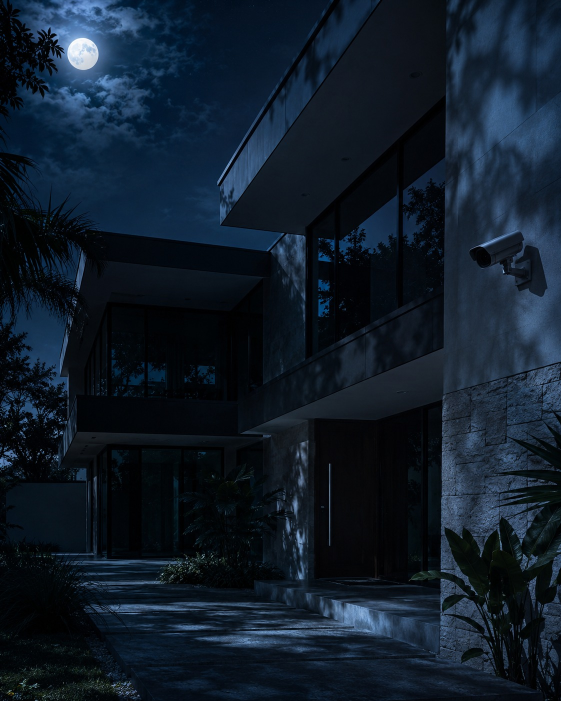
#> input picture automacao/planob/img_1120/capa_apagao.jpg, 1122 x 1402 px, given in place of Logo_MOVE_com_automação_e_segurança.png, which was not available (shown at 1/2 size)
$ python troca_imagens_1120.py
#> lines starting #> are read from the running program, lines starting #| are printed output that depends on the picture
### automacao/scripts/premium.py
"""Premium (alto padrão) layout: full-bleed realistic photo, serif title, minimal text."""
import sys
from PIL import Image, ImageDraw, ImageFont, ImageFilter, ImageEnhance

FD = '/home/claude/fonts/'
SERIF = FD + 'Playfair-400-normal.ttf'; SERIF_I = FD + 'Playfair-400-italic.ttf'
SANS_L = '/usr/share/fonts/opentype/inter/Inter-Light.otf'; SANS_M = '/usr/share/fonts/opentype/inter/Inter-Medium.otf'
CREAM = (244, 240, 232); MINT = (84, 223, 174); SUB = (205, 198, 186)
LOGO = Image.open('/mnt/user-data/uploads/Logo_MOVE_com_automação_e_segurança.png').convert('RGBA')
LOGO = LOGO.crop(LOGO.getchannel('A').point(lambda v: 255 if v > 8 else 0).getbbox())

def grade(im):
    im = ImageEnhance.Contrast(im).enhance(1.06)
    im = ImageEnhance.Color(im).enhance(0.92)
    im = im.filter(ImageFilter.UnsharpMask(radius=1.6, percent=60, threshold=2))
    return im

def cover(im, w, h, focus_y=0.5):
    r = max(w / im.width, h / im.height)
    im = im.resize((round(im.width * r), round(im.height * r)), Image.LANCZOS)
    x = (im.width - w) // 2; y = int((im.height - h) * focus_y)
    return im.crop((x, y, x + w, y + h))

def shade(im, top=0.0, bottom=0.78, start=0.45):
    w, h = im.size
    g = Image.new('L', (1, h))
    for y in range(h):
        t = y / h
        a = top * max(0, 1 - t / 0.25) + bottom * max(0, (t - start) / (1 - start)) ** 1.6
        g.putpixel((0, y), int(255 * min(1, a)))
    layer = Image.new('RGB', (w, h), (8, 10, 9))
    return Image.composite(layer, im, g.resize((w, h)))

def tracked(d, x, y, text, font, fill, track, center_w=None):
    tw = sum(d.textlength(c, font=font) + track for c in text) - track
    if center_w: x = (center_w - tw) / 2
    for c in text:
        d.text((x, y), c, font=font, fill=fill); x += d.textlength(c, font=font) + track
    return tw

SANS_MED = '/usr/share/fonts/opentype/inter/Inter-Medium.otf'
KICK = (110, 235, 190)

def soft_shadow(im, draw_fn, blur=10, alpha=200):
    layer = Image.new('RGBA', im.size, (0, 0, 0, 0)); draw_fn(ImageDraw.Draw(layer), (0, 0, 0, alpha))
    base = im.convert('RGBA'); base.alpha_composite(layer.filter(ImageFilter.GaussianBlur(blur)))
    return base.convert('RGB')

def logo(im, x, y, width, align='left'):
    l = LOGO.resize((width, round(LOGO.height * width / LOGO.width)), Image.LANCZOS)
    if align == 'center': x = (im.width - width) // 2
    im.paste(l, (int(x), int(y)), l)

# [36 lines left out: functions feed, story, not called in this run]

# [5 lines that do not run on import are left out]

### automacao/scripts/carrossel_3d.py
"""Carrossel/story premium a partir de quadros 3D (1080x1350 / 1080x1920). Uso: importar slide()/story3d()."""
import sys, os
sys.path.insert(0, os.path.dirname(os.path.abspath(__file__)))
from premium import shade, grade, cover, logo, tracked, soft_shadow, SERIF, SANS_L, SANS_MED, CREAM, KICK, SUB
from PIL import Image, ImageDraw, ImageFont
VERM = (255, 92, 80)

def _txt(im, y0, num, kick, lines, body, W, ft_size, cor_num=KICK):
    ft = ImageFont.truetype(SERIF, ft_size); fk = ImageFont.truetype(SANS_MED, 26); fb = ImageFont.truetype(SANS_L, 32)
    def draw(dd, col):
        y = y0
        if num: dd.text((90, y - 6), num, font=ImageFont.truetype(SERIF, 64), fill=col or cor_num); y += 84
        tracked(dd, 92, y, kick, fk, col or KICK, 7); y += 58
        for ln in lines: dd.text((86, y), ln, font=ft, fill=col or CREAM); y += int(ft_size * 1.18)
        return y
    im = soft_shadow(im, lambda dd, c: draw(dd, c), 12, 230)
    d = ImageDraw.Draw(im); y = draw(d, None)
    if body:
        d.line([(92, y + 24), (172, y + 24)], fill=(150, 140, 125), width=1)
        yy = y + 46
        for ln in body.split('|'): d.text((92, yy), ln, font=fb, fill=SUB); yy += 44
    return im

def slide(foto, num, kick, lines, body, out, n=None, total=None, focus=0.5, cor_num=KICK):
    W, H = 1080, 1350
    im = shade(grade(cover(foto, W, H, focus)), top=0.35, bottom=0.96, start=0.35)
    logo(im, 0, 60, 150, 'center')
    nb = len(body.split('|')) if body else 0
    y0 = H - 140 - int(76 * 1.18) * len(lines) - 58 - (84 if num else 0) - nb * 44
    im = _txt(im, y0, num, kick, lines, body, W, 76, cor_num)
    d = ImageDraw.Draw(im)
    if n: tracked(d, 0, H - 64, f'{n}/{total}   ·   @move.s.a', ImageFont.truetype(SANS_L, 20), (160, 152, 140), 5, W)
    im.save(out, quality=94); return im

def story3d(foto, kick, lines, body, out, focus=0.5, extra=None):
    W, H = 1080, 1920
    im = shade(grade(cover(foto, W, H, focus)), top=0.45, bottom=0.97, start=0.42)
    logo(im, 0, 120, 220, 'center')
    im = _txt(im, 1180, None, kick, lines, body, W, 92)
    d = ImageDraw.Draw(im)
    if extra:  # botões de enquete
        fb = ImageFont.truetype(SANS_MED, 40); x = 92
        for lab in extra:
            w = d.textlength(lab, font=fb) + 80
            d.rounded_rectangle([x, 1700, x + w, 1790], 45, outline=KICK, width=3); d.text((x + 40, 1722), lab, font=fb, fill=CREAM); x += w + 30
    tracked(d, 0, H - 90, "@move.s.a", ImageFont.truetype(SANS_L, 24), (170, 162, 150), 7, W)
    im.save(out, quality=94); return im

### automacao/planob/troca_imagens_1120.py
"""20/11: carrossel 'Faltou luz' e enquete 15h refeitos sem repetir o mesmo quadro 3D (pedido do João 17/11).
Imagens novas do ChatGPT em automacao/planob/img_1120/. Slide 6 (obra real) mantido."""
import sys, os
R = os.path.abspath(os.path.dirname(__file__) + '/../..'); sys.path.insert(0, R + '/automacao/scripts')
from carrossel_3d import slide, story3d, VERM
from premium import KICK
from PIL import Image
I = R + '/automacao/planob/img_1120/'; OUT = R + '/fila/2026-11-20/'
def f(n): return Image.open(I + n).convert('RGB')
slide(f('capa_apagao.jpg'), None, 'SEGURANÇA · 5 PONTOS', ['Faltou luz.', 'Sua casa fica cega?'], 'Arrasta para conferir o que precisa|continuar ligado.', OUT + 'carrossel_1.jpg', 1, 6)
#> in f, returned value is the input picture: PIL image 1122x1402 RGB; mean R, G, B 16.1, 28.2, 41.4
#> in slide, `W, H = 1080, 1350`: W = 1080; H = 1350
#> in cover, `r = max(w / im.width, h / im.height)`: r = 0.963
#> in cover, `x = (im.width - w) // 2`: x = 0
#> in shade, `w, h = im.size`: w = 1080; h = 1350
#> the loop in shade, `for y in range(h):` made 1350 passes
#> (t, a) on passes 1 to 3: (0, 0.35), (0.000741, 0.349), (0.00148, 0.348)
#> in logo, `l = LOGO.resize((width, round(LOGO.height * width / LOGO.width)), Imag..`:
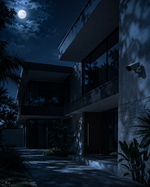
#> l: PIL image 150x187 RGBA; mean R, G, B, A 16.1, 28.2, 41.4, 255
#> in slide, `y0 = H - 140 - int(76 * 1.18) * len(lines) - 58 - (84 if num else 0) -..`: y0 = 886
#> in soft_shadow, `layer = Image.new('RGBA', im.size, (0, 0, 0, 0))`: layer: PIL image 1080x1350 RGBA; every value is 0
#> in _txt, `y = draw(d, None)`: y = 1122
#> in _txt, `yy = y + 46`: yy = 1168
#> the loop in _txt, `for ln in body.split('|'): d.text((92, yy), ln, font=fb, fill=SUB); yy..` made 2 passes
#> yy on passes 1 to 2: 1212, 1256
#> after the loop in _txt, `for ln in body.split('|'): d.text((92, yy), ln, font=fb, fill=SUB); yy..`: yy = 1256
slide(f('s01_gravador.jpg'), '01', 'CÂMERAS E GRAVADOR', ['Sem energia,', 'sem imagem.'], 'A queda de luz é justamente quando|a casa fica mais vulnerável.', OUT + 'carrossel_2.jpg', 2, 6, cor_num=VERM)
#> call 2 of f, with n = 's01_gravador.jpg'
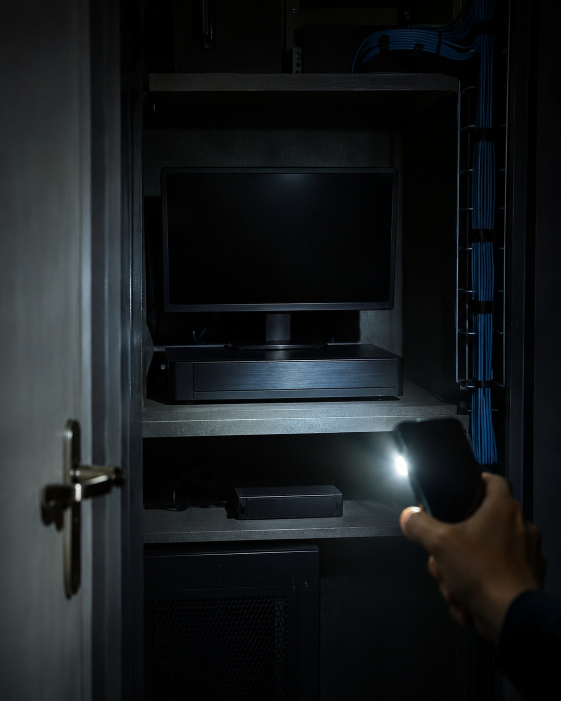
#> input picture automacao/planob/img_1120/s01_gravador.jpg, 1122 x 1402 px (shown at 1/2 size)
#> in f, returned value is the input picture: PIL image 1122x1402 RGB; mean R, G, B 23.6, 27.1, 29.1
#> the loop in shade (call 2), `for y in range(h):` made 1350 passes
#> the loop in _txt (call 2), `for ln in body.split('|'): d.text((92, yy), ln, font=fb, fill=SUB); yy..` made 2 passes
slide(f('s02_internet.jpg'), '02', 'WI-FI E INTERNET', ['O alerta não', 'chega ao celular.'], 'Roteador e switch desligados = câmera|sem acesso remoto.', OUT + 'carrossel_3.jpg', 3, 6, cor_num=VERM)
#> call 3 of f, with n = 's02_internet.jpg'
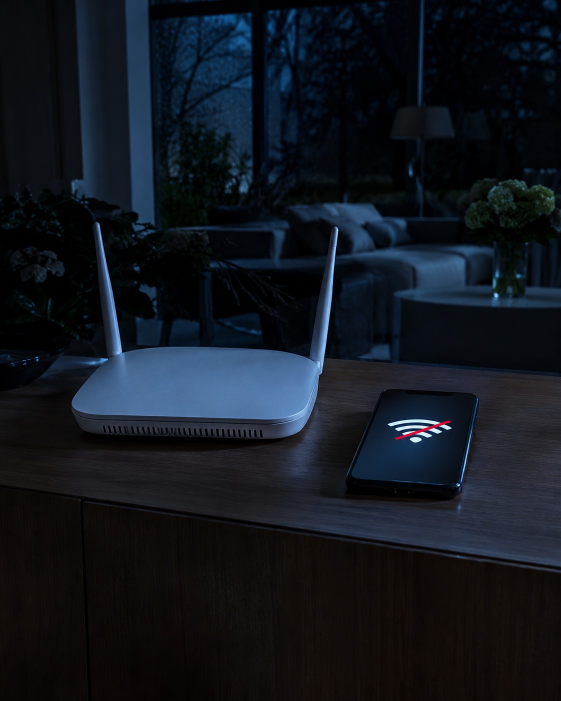
#> input picture automacao/planob/img_1120/s02_internet.jpg, 1122 x 1402 px (shown at 1/2 size)
#> in f, returned value is the input picture: PIL image 1122x1402 RGB; mean R, G, B 17.8, 22.9, 30.6
#> call 3 of slide, with num = '02', kick = 'WI-FI E INTERNET', out = 'fila/2026-11-20/carrossel_3.jpg', n = 3, total = 6, focus = 0.5, cor_num = (255, 92, 80)
#> call 3 of shade, with top = 0.35, bottom = 0.96, start = 0.35
#> the loop in shade (call 3), `for y in range(h):` made 1350 passes
#> in shade (call 3), `return Image.composite(layer, im, g.resize((w, h)))`:
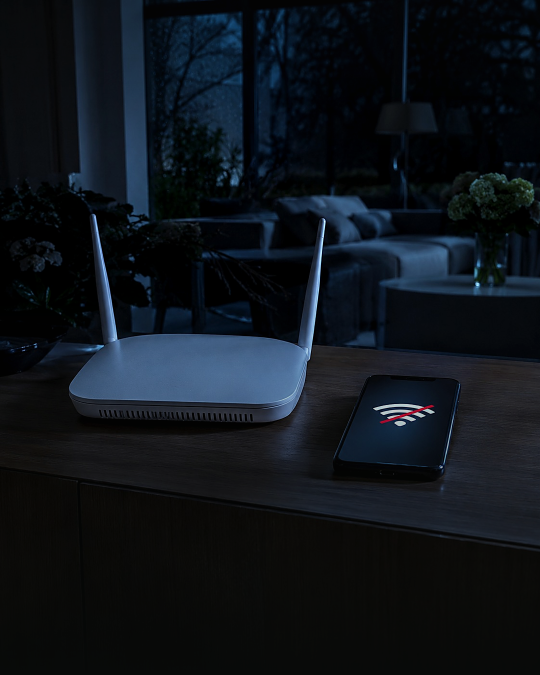
#> returned value: PIL image 1080x1350 RGB (shown at 1/2 size); mean R, G, B 14.5, 20, 26.3
#> call 3 of soft_shadow, with blur = 12, alpha = 230
#> in soft_shadow (call 3), `draw_fn(ImageDraw.Draw(layer), (0, 0, 0, alpha))`:
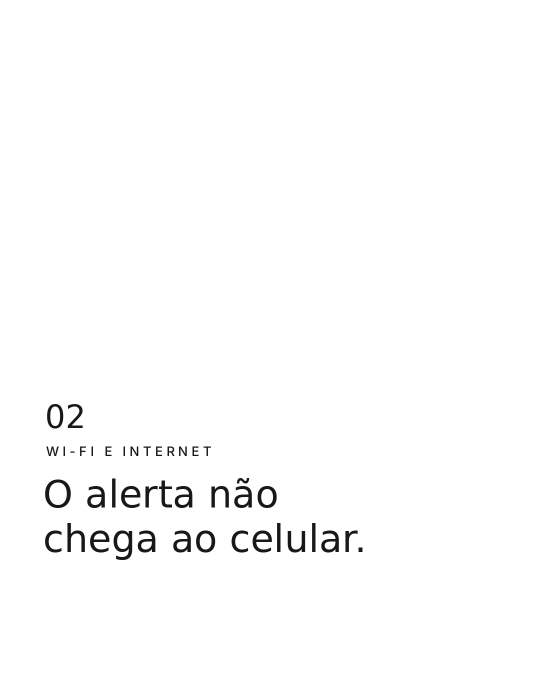
#> layer: PIL image 1080x1350 RGBA (shown at 1/2 size); mean R, G, B, A 0, 0, 0, 3.1; transparent parts drawn white
#> in slide (call 3), `im = _txt(im, y0, num, kick, lines, body, W, 76, cor_num)`:
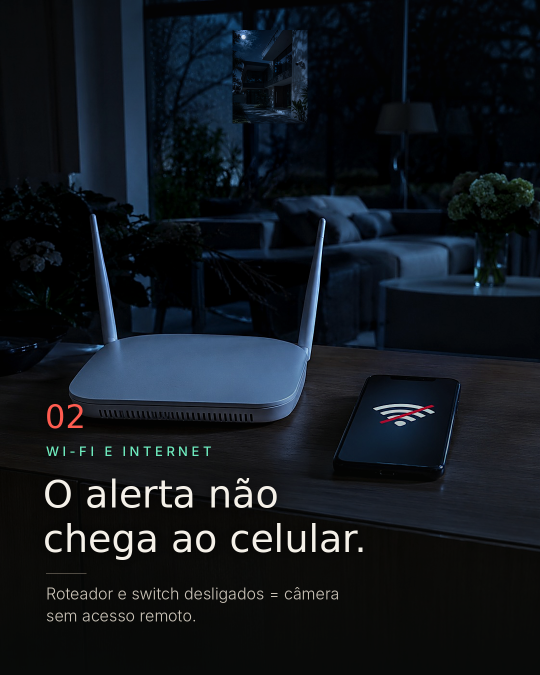
#> im: PIL image 1080x1350 RGB (shown at 1/2 size); mean R, G, B 18.2, 23.5, 29.6
slide(f('s03_nobreak.jpg'), '03', 'A SOLUÇÃO', ['Nobreak', 'no rack.'], 'Mantém câmeras, gravador e rede|ligados e protege contra picos.', OUT + 'carrossel_4.jpg', 4, 6)
#> call 4 of f, with n = 's03_nobreak.jpg'
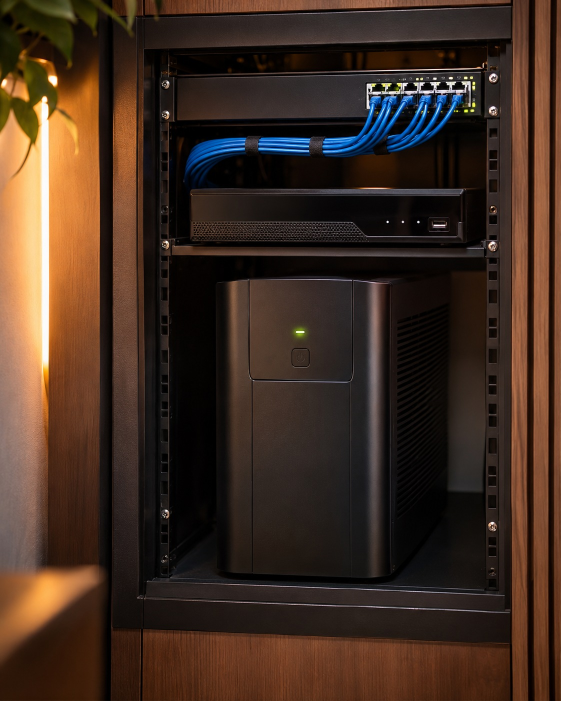
#> input picture automacao/planob/img_1120/s03_nobreak.jpg, 1122 x 1402 px (shown at 1/2 size)
#> in f, returned value is the input picture: PIL image 1122x1402 RGB; mean R, G, B 65.1, 45.3, 33.1
slide(f('s04_dimensionar.jpg'), '04', 'DIMENSIONAMENTO', ['Potência × tempo', 'de bateria.'], 'Some o consumo dos aparelhos e defina|quanto tempo precisa segurar.', OUT + 'carrossel_5.jpg', 5, 6)
story3d(f('capa_apagao.jpg'), 'NOVO CARROSSEL NO FEED', ['Faltou luz.', 'Sua casa', 'fica cega?'], '5 pontos para conferir no seu rack.', OUT + 'story_carrossel.jpg')
story3d(f('st15_camera_pousada_real.jpg'), 'ENQUETE · RESPONDE NO DIRECT', ['Faltou luz agora:', 'sua câmera', 'continua gravando?'], 'Às 19h tem Reel mostrando a solução.', OUT + 'story_15h_2.jpg', extra=['SIM', 'NÃO', 'NÃO SEI'])
#> the loop in story3d (call 2), `for lab in extra:` made 3 passes
#> lab on passes 1 to 3: 'SIM', 'NÃO', 'NÃO SEI'
print('ok 20/11')
